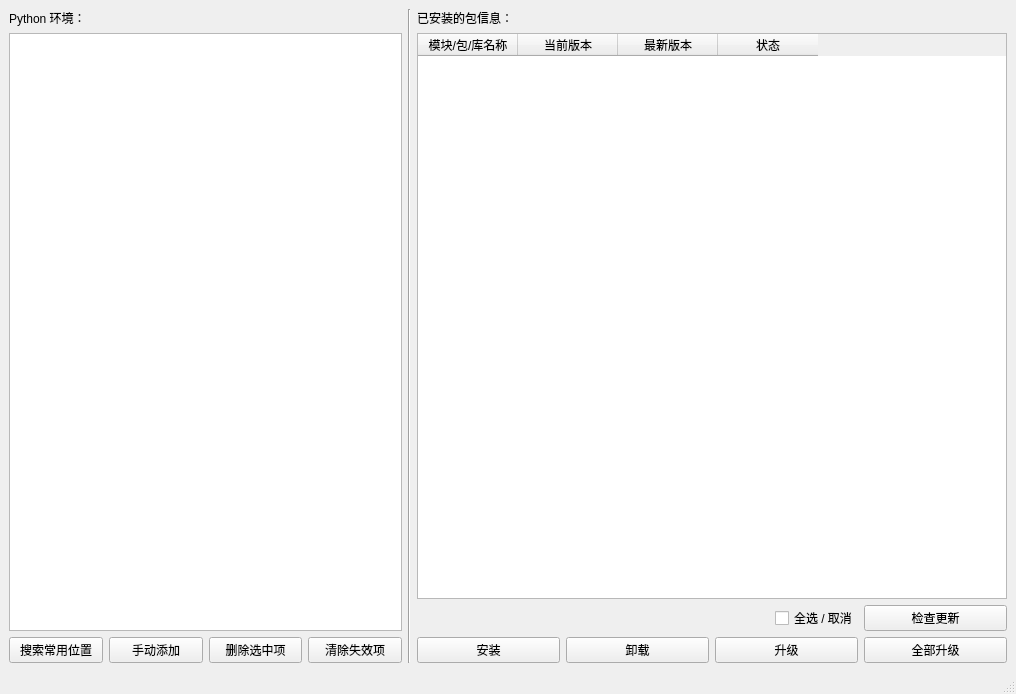
<?xml version="1.0" encoding="UTF-8"?>
<ui version="4.0">
 <class>PackageManager</class>
 <widget class="QMainWindow" name="PackageManager">
  <property name="windowModality">
   <enum>Qt::ApplicationModal</enum>
  </property>
  <property name="geometry">
   <rect>
    <x>0</x>
    <y>0</y>
    <width>1016</width>
    <height>694</height>
   </rect>
  </property>
  <property name="font">
   <font>
    <family>Microsoft YaHei UI</family>
   </font>
  </property>
  <property name="windowTitle">
   <string>包管理器</string>
  </property>
  <widget class="QWidget" name="centralwidget">
   <layout class="QVBoxLayout" name="verticalLayout_3">
    <item>
     <layout class="QHBoxLayout" name="horizontalLayout_3" stretch="2,0,3">
      <item>
       <layout class="QVBoxLayout" name="verticalLayout_2">
        <item>
         <widget class="QLabel" name="lb_python_dir">
          <property name="text">
           <string>Python 环境：</string>
          </property>
         </widget>
        </item>
        <item>
         <widget class="QListWidget" name="lw_py_envs">
          <property name="contextMenuPolicy">
           <enum>Qt::NoContextMenu</enum>
          </property>
          <property name="editTriggers">
           <set>QAbstractItemView::NoEditTriggers</set>
          </property>
         </widget>
        </item>
        <item>
         <layout class="QHBoxLayout" name="horizontalLayout">
          <item>
           <widget class="QPushButton" name="btn_autosearch">
            <property name="toolTip">
             <string>在常用软件安装位置搜索Python环境。</string>
            </property>
            <property name="text">
             <string>搜索常用位置</string>
            </property>
           </widget>
          </item>
          <item>
           <widget class="QPushButton" name="btn_addmanully">
            <property name="text">
             <string>手动添加</string>
            </property>
           </widget>
          </item>
          <item>
           <widget class="QPushButton" name="btn_delselected">
            <property name="text">
             <string>删除选中项</string>
            </property>
           </widget>
          </item>
          <item>
           <widget class="QPushButton" name="btn_clearexpired">
            <property name="toolTip">
             <string>清除AwesomePyKit的配置文件中储存的失效的Python目录路径。注意，失效路径并不会显示在上面的Python环境列表中。</string>
            </property>
            <property name="text">
             <string>清除失效项</string>
            </property>
           </widget>
          </item>
         </layout>
        </item>
       </layout>
      </item>
      <item>
       <widget class="Line" name="line">
        <property name="orientation">
         <enum>Qt::Vertical</enum>
        </property>
       </widget>
      </item>
      <item>
       <layout class="QVBoxLayout" name="verticalLayout">
        <item>
         <widget class="QLabel" name="lb_installed_pkgs_info">
          <property name="text">
           <string>已安装的包信息：</string>
          </property>
         </widget>
        </item>
        <item>
         <widget class="QTableWidget" name="tw_installed_info">
          <property name="palette">
           <palette>
            <active>
             <colorrole role="Highlight">
              <brush brushstyle="SolidPattern">
               <color alpha="255">
                <red>0</red>
                <green>170</green>
                <blue>255</blue>
               </color>
              </brush>
             </colorrole>
             <colorrole role="HighlightedText">
              <brush brushstyle="SolidPattern">
               <color alpha="255">
                <red>47</red>
                <green>47</green>
                <blue>47</blue>
               </color>
              </brush>
             </colorrole>
            </active>
            <inactive>
             <colorrole role="Highlight">
              <brush brushstyle="SolidPattern">
               <color alpha="255">
                <red>0</red>
                <green>170</green>
                <blue>255</blue>
               </color>
              </brush>
             </colorrole>
             <colorrole role="HighlightedText">
              <brush brushstyle="SolidPattern">
               <color alpha="255">
                <red>0</red>
                <green>0</green>
                <blue>0</blue>
               </color>
              </brush>
             </colorrole>
            </inactive>
            <disabled>
             <colorrole role="Highlight">
              <brush brushstyle="SolidPattern">
               <color alpha="255">
                <red>190</red>
                <green>190</green>
                <blue>190</blue>
               </color>
              </brush>
             </colorrole>
             <colorrole role="HighlightedText">
              <brush brushstyle="SolidPattern">
               <color alpha="255">
                <red>255</red>
                <green>255</green>
                <blue>255</blue>
               </color>
              </brush>
             </colorrole>
            </disabled>
           </palette>
          </property>
          <property name="contextMenuPolicy">
           <enum>Qt::NoContextMenu</enum>
          </property>
          <property name="editTriggers">
           <set>QAbstractItemView::NoEditTriggers</set>
          </property>
          <property name="selectionMode">
           <enum>QAbstractItemView::MultiSelection</enum>
          </property>
          <property name="selectionBehavior">
           <enum>QAbstractItemView::SelectRows</enum>
          </property>
          <property name="cornerButtonEnabled">
           <bool>false</bool>
          </property>
          <property name="columnCount">
           <number>4</number>
          </property>
          <attribute name="horizontalHeaderHighlightSections">
           <bool>false</bool>
          </attribute>
          <attribute name="verticalHeaderHighlightSections">
           <bool>false</bool>
          </attribute>
          <column>
           <property name="text">
            <string>模块/包/库名称</string>
           </property>
          </column>
          <column>
           <property name="text">
            <string>当前版本</string>
           </property>
          </column>
          <column>
           <property name="text">
            <string>最新版本</string>
           </property>
          </column>
          <column>
           <property name="text">
            <string>状态</string>
           </property>
          </column>
         </widget>
        </item>
        <item>
         <layout class="QGridLayout" name="glo_table_btns">
          <item row="0" column="3">
           <widget class="QPushButton" name="btn_check_for_updates">
            <property name="toolTip">
             <string>检查上方表格中的所有包是否有新版本。
注意，Anaconda中Python环境可能无法检查更新，回到主界面，打开&quot;关于软件&quot;中的OpenSSL链接,下载安装OpenSSL即可。
安装结束界面会有一个确认是否给OpenSSL捐款的勾，可以去掉。</string>
            </property>
            <property name="text">
             <string>检查更新</string>
            </property>
           </widget>
          </item>
          <item row="1" column="0">
           <widget class="QPushButton" name="btn_install_package">
            <property name="toolTip">
             <string>手动输入包名安装，输入的包将安装在左侧列表选中的Python环境中。</string>
            </property>
            <property name="text">
             <string>安装</string>
            </property>
           </widget>
          </item>
          <item row="1" column="1">
           <widget class="QPushButton" name="btn_uninstall_package">
            <property name="toolTip">
             <string>将上方表格中选中的包卸载。注意，卸载包时上方表格中的条目支持多选。</string>
            </property>
            <property name="text">
             <string>卸载</string>
            </property>
           </widget>
          </item>
          <item row="1" column="2">
           <widget class="QPushButton" name="btn_upgrade_package">
            <property name="toolTip">
             <string>升级上方表格中被选中的包。注意，被选中的包如果没有新版本则什么都不做。此功能同样支持多选。</string>
            </property>
            <property name="text">
             <string>升级</string>
            </property>
           </widget>
          </item>
          <item row="1" column="3">
           <widget class="QPushButton" name="btn_upgrade_all">
            <property name="toolTip">
             <string>升级上方表格中列出的所有有新版本的包，使用此功能前请先点击上方&quot;检查更新&quot;按钮以检查是否有新版本，再点击此按钮升级。</string>
            </property>
            <property name="text">
             <string>全部升级</string>
            </property>
           </widget>
          </item>
          <item row="0" column="2">
           <layout class="QHBoxLayout" name="horizontalLayout_2">
            <item>
             <widget class="QLabel" name="label_2">
              <property name="text">
               <string/>
              </property>
             </widget>
            </item>
            <item>
             <widget class="QCheckBox" name="cb_check_uncheck_all">
              <property name="text">
               <string>全选 / 取消</string>
              </property>
             </widget>
            </item>
           </layout>
          </item>
         </layout>
        </item>
       </layout>
      </item>
     </layout>
    </item>
   </layout>
  </widget>
  <widget class="QStatusBar" name="statusbar"/>
 </widget>
 <resources/>
 <connections/>
</ui>
